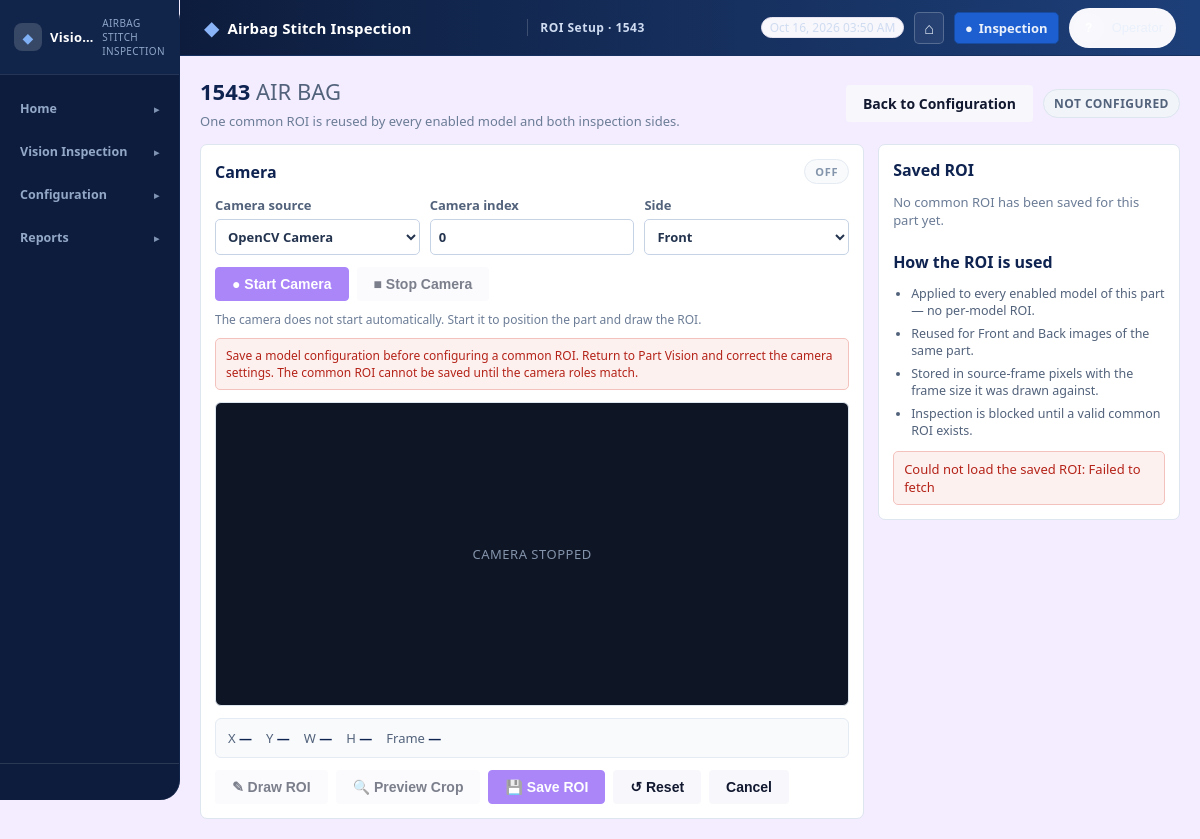
The page /vision-inspection/parts/1/roi-setup/ on the database as committed earlier.
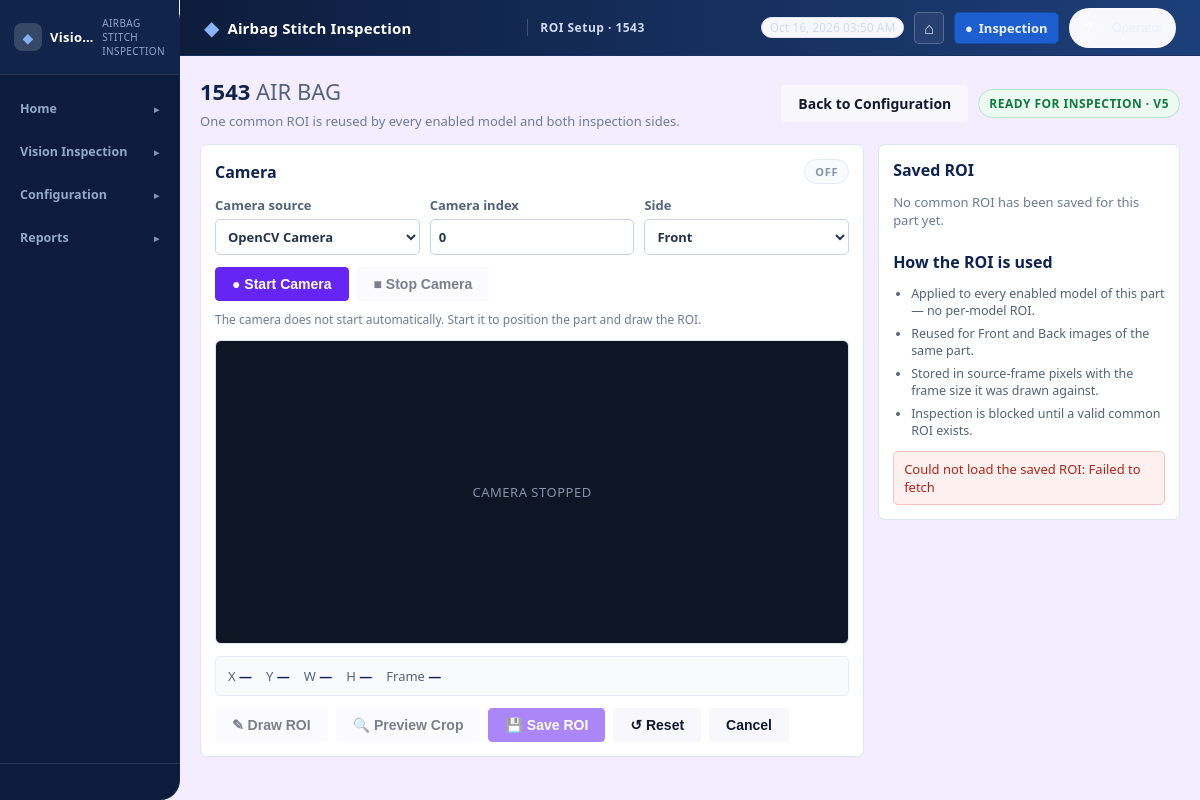
The same page on the database as committed later.
### VisionInspection/models.py (models this page shows, shortened)
class VisionPartConfiguration(models.Model):
    STATUS_NOT_CONFIGURED = "NOT_CONFIGURED"
    STATUS_DRAFT = "DRAFT"
    STATUS_VALIDATION_FAILED = "VALIDATION_FAILED"
    STATUS_READY = "READY"
    STATUS_INACTIVE = "INACTIVE"
    STATUS_CHOICES = (
        (STATUS_NOT_CONFIGURED, "Not Configured"),
        (STATUS_DRAFT, "Draft"),
        (STATUS_VALIDATION_FAILED, "Validation Failed"),
        (STATUS_READY, "Ready for Inspection"),
        (STATUS_INACTIVE, "Inactive"),
    )
    MODE_FRONT_ONLY = "FRONT_ONLY"
    MODE_BACK_ONLY = "BACK_ONLY"
    MODE_FRONT_BACK = "FRONT_BACK"
    MODE_CHOICES = (
        (MODE_FRONT_ONLY, "Front Only"),
        (MODE_BACK_ONLY, "Back Only"),
        (MODE_FRONT_BACK, "Front + Back"),
    )
    SIDE_FRONT = "FRONT"
    SIDE_BACK = "BACK"
    SIDE_BOTH = "BOTH"
    SIDE_CHOICES = (
        (SIDE_FRONT, "Front"),
        (SIDE_BACK, "Back"),
        (SIDE_BOTH, "Both"),
    )
    SOURCE_OPENCV = "OPENCV"
    SOURCE_RPI = "RPI"
    SOURCE_CHOICES = (
        (SOURCE_OPENCV, "OpenCV Camera"),
        (SOURCE_RPI, "Raspberry Pi Camera"),
    )
    part = models.ForeignKey(
        VisionInspectionPart,
        on_delete=models.CASCADE,
        related_name="vision_configurations",
    )
    name = models.CharField(max_length=200, blank=True, default="")
    version = models.PositiveIntegerField(default=1)
    inspection_mode = models.CharField(
        max_length=20, choices=MODE_CHOICES, default=MODE_FRONT_BACK
    )
    front_camera_source = models.CharField(
        max_length=10, choices=SOURCE_CHOICES, default=SOURCE_OPENCV
    )
    front_camera_index = models.PositiveIntegerField(default=0)
    back_camera_source = models.CharField(
        max_length=10, choices=SOURCE_CHOICES, default=SOURCE_OPENCV
    )
    back_camera_index = models.PositiveIntegerField(default=1)
    single_camera_reposition_confirmation = models.BooleanField(default=True)
    acceptance_rule = models.CharField(
        max_length=30,
        choices=[
            ("count", "Expected detection count"),
            ("presence", "Required class presence"),
            ("confidence", "Confidence threshold"),
            ("count_confidence", "Count and confidence"),
        ],
        default="count_confidence",
    )
    status = models.CharField(
        max_length=20, choices=STATUS_CHOICES, default=STATUS_NOT_CONFIGURED
    )
    validation_errors = models.JSONField(default=list, blank=True)
    is_active = models.BooleanField(default=False)
    configured_by = models.CharField(max_length=100, blank=True, default="")
    created_at = models.DateTimeField(auto_now_add=True)
    updated_at = models.DateTimeField(auto_now=True)
    class Meta:
        db_table = "vision_part_configuration"
        ordering = ["part__part_number", "-version"]
        unique_together = (("part", "version"),)
        verbose_name = "Part Vision Configuration"
        verbose_name_plural = "Part Vision Configurations"
        indexes = [
            models.Index(fields=["part", "is_active"], name="vi_partcfg_active_idx"),
        ]
    @property
    def requires_front(self):
        return self.inspection_mode in (self.MODE_FRONT_ONLY, self.MODE_FRONT_BACK)
    @property
    def requires_back(self):
        return self.inspection_mode in (self.MODE_BACK_ONLY, self.MODE_FRONT_BACK)

### VisionInspection/ui_views.py (the view)
def part_roi_setup(request, part_id):
    part = get_object_or_404(VisionInspectionPart, pk=part_id)
    configuration = (
        VisionPartConfiguration.objects.filter(part=part)
        .order_by("-version")
        .first()
    )
    from VisionInspection.services.camera_service import get_camera_capabilities
    from VisionInspection.services.part_configuration import active_roi
    capabilities = get_camera_capabilities()
    front_source = getattr(configuration, "front_camera_source", "OPENCV")
    back_source = getattr(configuration, "back_camera_source", "OPENCV")
    back_only = bool(configuration and configuration.requires_back and not configuration.requires_front)
    compatibility_error = common_roi_camera_error(configuration)
    if configuration is None:
        compatibility_error = (
            "Save a model configuration before configuring a common ROI."
        )
    selected_source = back_source if back_only else front_source
    selected_index = (
        getattr(configuration, "back_camera_index", 1)
        if back_only
        else getattr(configuration, "front_camera_index", 0)
    )
    return render(
        request,
        "VisionInspection/ui/roi_setup.html",
        {
            "part": part,
            "configuration": configuration,
            "roi": active_roi(configuration),
            "sidebar_active": "roi_setup",
            "camera_capabilities": capabilities,
            "camera_source": selected_source,
            "camera_index": selected_index,
            "front_camera_source": front_source,
            "front_camera_index": getattr(configuration, "front_camera_index", 0),
            "back_camera_source": back_source,
            "back_camera_index": getattr(configuration, "back_camera_index", 1),
            "camera_compatibility_error": compatibility_error,
        },
    )

### VisionInspection/services/camera_service.py (called while the page is built)
def picamera_available() -> bool:
    try:
        import picamera2  # noqa: F401
        return True
    except Exception:
        return False

def get_camera_capabilities() -> dict:
    return {
        "sources": [
            {
                "id": CAMERA_SOURCES["OPENCV"],
                "label": "OpenCV Camera",
                "available": True,
                "needs_index": True,
            },
            {
                "id": CAMERA_SOURCES["PICAMERA"],
                "label": "Raspberry Pi Camera",
                "available": picamera_available(),
                "needs_index": False,
            },
        ],
        "default_source": CAMERA_SOURCES["OPENCV"],
        "default_index": 0,
    }

### VisionInspection/services/part_configuration.py (called while the page is built)
def active_roi(configuration):
    if configuration is None:
        return None
    return (
        VisionPartROI.objects.filter(configuration=configuration, is_active=True)
        .order_by("-version")
        .first()
    )

### VisionInspection/templates/VisionInspection/ui/roi_setup.html (shortened to what the changed rows need)
{% extends "VisionInspection/ui/base.html" %}
{% load static %}
{% block extra_head %}
<link rel="stylesheet" href="{% static 'VisionInspection/css/part_configuration.css' %}?v=20261015-1">
<link rel="stylesheet" href="{% static 'VisionInspection/css/roi_setup.css' %}?v=20261015-1">
{% endblock %}
{% block header_title %}ROI Setup &middot; {{ part.part_number }}{% endblock %}
{% block content %}
<div class="rs-page" id="roiSetupPage" data-part-id="{{ part.pk }}">
    <div class="rs-head">
        <div class="rs-head-main">
            <h2>{{ part.part_number }} <span>{{ part.part_name }}</span></h2>
        </div>
        <div class="rs-head-actions">
            <a class="vi-btn" id="rsBackConfig" href="{% url 'VisionInspection:part-vision-configuration' part.pk %}">Back to Configuration</a>
            {% if configuration %}
            <span class="rs-tag {{ configuration.status|lower }}" id="rsConfigStatus" data-status="{{ configuration.status }}">
                {{ configuration.get_status_display }}{% if configuration.version %} &middot; v{{ configuration.version }}{% endif %}
            </span>
            {% else %}
            <span class="rs-tag not-configured">Not Configured</span>
            {% endif %}
        </div>
    </div>
    <div class="rs-grid">
        <section class="rs-card rs-card-camera">
            <header class="rs-card-head">
                <h3>Camera</h3>
                <span class="rs-badge off" id="rsCamState">OFF</span>
            </header>
            <div class="rs-fields">
                <label>Camera source
                    <select id="rsCameraSource" class="vi-master-control">
                        {% for src in camera_capabilities.sources %}
                            {% if src.available %}<option value="{{ src.id }}" {% if src.id == camera_source|lower %}selected{% endif %}>{{ src.label }}</option>
                            {% else %}<option value="{{ src.id }}" disabled>{{ src.label }} — unavailable on this host</option>{% endif %}
                        {% endfor %}
                    </select>
                </label>
                <label>Camera index
                </label>
                <label>Side
                    <select id="rsSide" class="vi-master-control">
                        {% if configuration.inspection_mode == 'BACK_ONLY' %}<option value="back" selected>Back</option>
                        {% else %}<option value="front" selected>Front</option>{% endif %}
                    </select>
                </label>
            </div>
            <div class="rs-actions">
                <button type="button" class="vi-btn vi-btn-primary" id="rsStartCam">&#9679; Start Camera</button>
                <button type="button" class="vi-btn" id="rsStopCam" disabled>&#9632; Stop Camera</button>
            </div>
            <p class="rs-hint" id="rsCameraHint">
                The camera does not start automatically. Start it to position the part and draw the ROI.
            </p>
            {% if camera_compatibility_error %}
            <p class="rs-compatibility-warning" id="rsCompatibilityWarning" role="alert">
                {{ camera_compatibility_error }} Return to Part Vision and correct the camera settings.
                The common ROI cannot be saved until the camera roles match.
            </p>
            {% endif %}
            <div class="rs-stage" id="rsStage">
                <canvas id="rsCanvas" class="rs-canvas"></canvas>
                <div class="rs-stage-overlay" id="rsOverlay">Camera stopped</div>
            </div>
            <div class="rs-coords" id="rsCoords" aria-live="polite">
                <span>X <b id="rsX">&mdash;</b></span>
                <span>Y <b id="rsY">&mdash;</b></span>
                <span>W <b id="rsW">&mdash;</b></span>
                <span>H <b id="rsH">&mdash;</b></span>
                <span>Frame <b id="rsRef">&mdash;</b></span>
            </div>
            <div class="rs-actions">
                <button type="button" class="vi-btn" id="rsDraw" disabled>&#9998; Draw ROI</button>
                <button type="button" class="vi-btn" id="rsPreview" disabled title="Preview the selected region">&#128269; Preview Crop</button>
                <button type="button" class="vi-btn vi-btn-primary" id="rsSave" disabled>&#128190; Save ROI</button>
                <button type="button" class="vi-btn" id="rsReset">&#8634; Reset</button>
                <button type="button" class="vi-btn" id="rsCancel">Cancel</button>
            </div>
        </section>
    </div>
</div>
{% endblock %}

Rows that differ between the two databases and show on the page:
added VisionPartConfiguration: status "READY FOR INSPECTION", version "5", front_camera_source "OpenCV Camera", inspection_mode "Front"
Other text that changed with them:
form field value: "OpenCV Camera" → (not shown)
form field value: "Front" → (not shown)
{{ camera_compatibility_error }}: "Save a model configuration before configuring a common ROI." → (not shown)
text no longer shown: "NOT CONFIGURED Return to Part Vision and correct the camera settings. The common ROI cannot be saved until the camera roles match."
text now shown: "· V"
